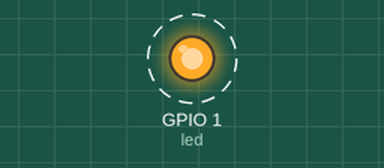
A program run on a simulated ESP32 board running MicroPython. Parts: output pins drawn as LEDs (lit = HIGH). Dashed ring = blinking.

Above: at 0.5 s.
Timing chart, 0 to 4.6 s (numbered marks = the images above):
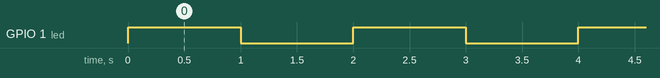

Measured:
- by itself, GPIO 1 (led): alternates HIGH for 1.0 s and LOW for 1.0 s

The program:

main.py
```python
"""
 ****************************************************************************************************
 * @file        main.py
 * @author      ALIENTEK
 * @brief       TIMER example
 * @license     Copyright (C) 2020-2030, ALIENTEK
 ****************************************************************************************************
 * @attention
 *
 * platform     : ALIENTEK DNESP32S3 board
 * website      : www.alientek.com
 * forum        : www.openedv.com/forum.php
 *
 * change logs  :
 * version      data         notes
 * V1.0         20240430     the first version
 *
 ****************************************************************************************************
"""

from machine import Pin,Timer
import time


"""
 * @brief       Interrupt service function
 * @param       tim:handle
 * @retval      None
"""
def BTMR_TIMEX_INT_IRQHandler(tim):
    # This function is the interrupt service routine triggered by the timer interrupt.

    led_state = led.value()  # Read the current state of the LED.
    led.value(not led_state)  # Toggle the LED state (turn it on if it's off and vice versa).

"""
 * @brief       The application entry point
 * @param       None
 * @retval      None
"""
if __name__ == '__main__':
    # This block is executed if the script is run as the main program.

    # Set pin 1 as an output pin and initialize it with a high value (1).
    led = Pin(1, Pin.OUT, value=1)

    # Initialize a timer with timer ID 1.
    tim = Timer(1)

    # Initialize the timer to trigger an interrupt every 1000 milliseconds (1 second)
    # in periodic mode and call the BTMR_TIMEX_INT_IRQHandler function when triggered.
    tim.init(period=1000, mode=Timer.PERIODIC, callback=BTMR_TIMEX_INT_IRQHandler)
```
